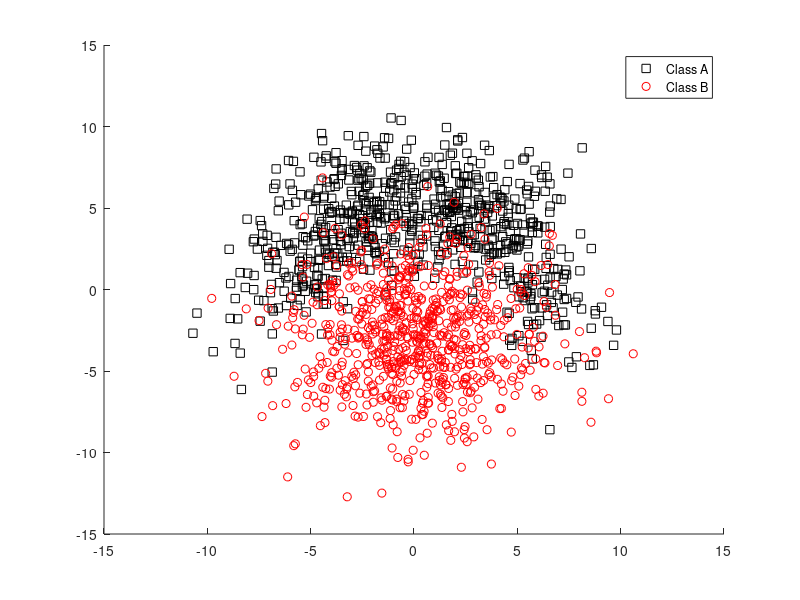
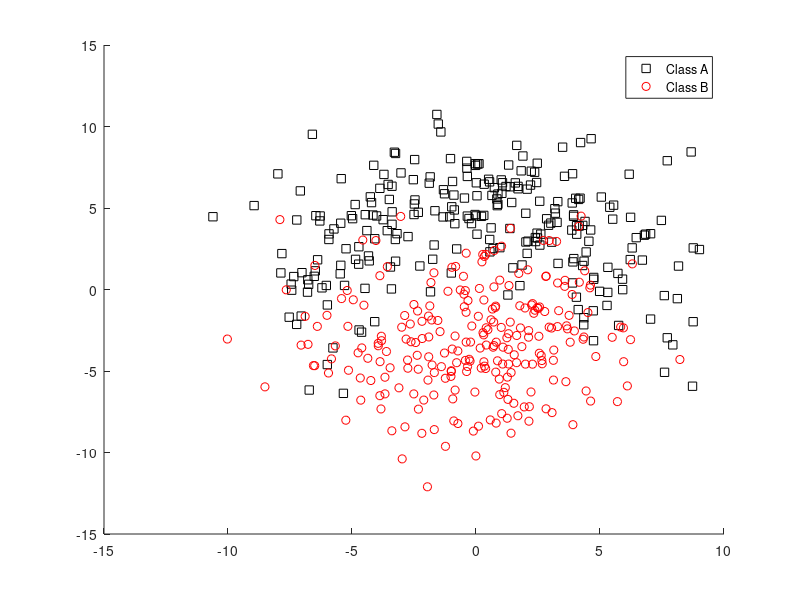

Write MATLAB code to recreate these figures, in order. (Note: this script raises an error after producing the figures.)
%% Machine Learning: Pattern Recognition
%% Lab 1
%% Paris Mavromoustakos
%% Georgios Methenitis
%% Marios Tzakris

close all;
clear all;
clc

%% Exercise 1

%Loading of the netlab package
addpath('netlab3_3');
load('twoclass.mat');

%Shuffling of the two given classes
A = A(randperm(length(A)),:);
B = B(randperm(length(B)),:);

%Determination of the training set. This training set includes 75% of each Table A
%and B
TrainingSet = [A(1:length(A)*3/4,:); B(1:length(B)*3/4,:)];

%Determination of the test set. This test set includes 25% of each Table A
%and B
TestSet = [A(length(A)*3/4+1:length(A),:) ; B(length(B)*3/4+1:length(B),:)];


%This figure shows the two classes of the training set.
figure();
hold on
plot(A(1:length(A)*3/4,1),A(1:length(A)*3/4,2),'ks');
plot(B(1:length(B)*3/4,1),B(1:length(B)*3/4,2),'ro');
legend('Class A','Class B');
hold off
% title('Training Set')


%This figure depicts the two classes of the test set.
figure();
hold on
plot(A(length(A)*3/4+1:length(A),1),A(length(A)*3/4+1:length(A),2),'ks');
plot(B(length(B)*3/4+1:length(B),1),B(length(B)*3/4+1:length(B),2),'ro');
legend('Class A','Class B');
hold off
% title('Test Set')


%% Exercise 2

%Number of tests (k=1,2,...,kValueMax)
kValueMax = 30;

%Results Array, including results for different K
%First column - Classification Accuracy
%Second column - Classification Error
%Each row - different k-value
ClassificationResults = zeros(kValueMax,2);

%Classification with multiple values for K
for kValue=1:2:kValueMax

ClassificationResults(kValue,:) = KnnFunction(2, 2, kValue, TrainingSet, TestSet);
 
end

%Accuracy rate for different values of K
figure();
bar(ClassificationResults(:,1));
xlabel('K');
ylabel('Accuracy rate %');
% title('Classification Accuracy');

%Error rate for different values of K
figure();
bar(ClassificationResults(:,2));
xlabel('K');
ylabel('Error rate %');
% title('Classification Error');

%% Exercise 3
%10-Fold Cross Validation

% % Shuffling one more time the two classes
% A = A(randperm(length(A)),:);
% B = B(randperm(length(B)),:);

%Determination of each fold in k-fold cross validation process
foldSize = 10;

%Number of tests (k=1,2,...,kValueMax)
kValueMax = 30;

%Results Array, including results for different K
%First column - Classification Accuracy
%Second column - Classification Error
%Each row - different k-value
ClassificationResultsCross = zeros(kValueMax,2);

%Classification with multiple values for K
for kValue = 1:2:kValueMax
    
  %For each K value, we perform cross validation to derive more accurate conclusions
  ClassificationResultsCross(kValue,:) = CrossValidation(A, B, foldSize, kValue);
      
end


%Error rate for different values of K
figure();
bar(ClassificationResultsCross(:,2));
xlabel('K');
ylabel('Error rate %');
% title('Classification Error');


% Arg Min to determine the best value for k
min =100000;
argmin = 0;
for kValue=1:length(ClassificationResultsCross)
    if ClassificationResultsCross(kValue,2) < min
        min = ClassificationResultsCross(kValue,2);
        argmin = kValue;
    end
end
argmin
